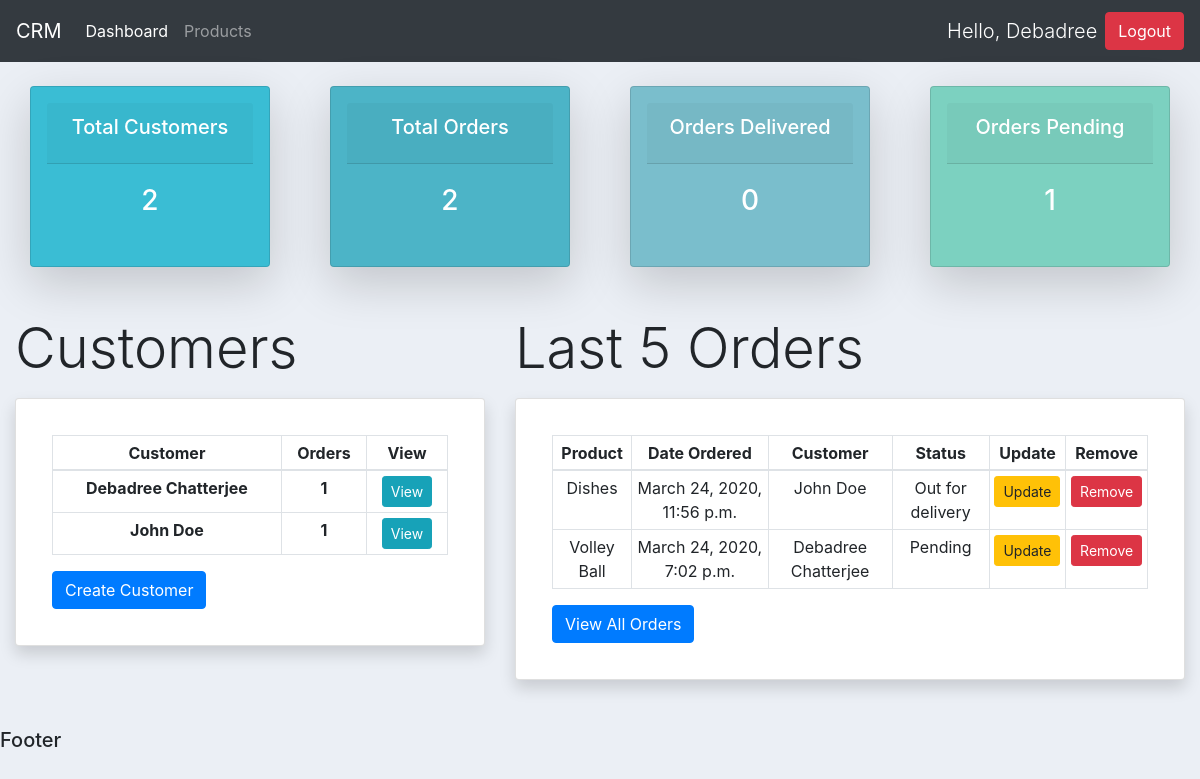
The app's page / (signed in) with its own data.
### accounts/models.py (models this page shows, shortened)
class Customer(models.Model):
	user = models.OneToOneField(User,null=True,on_delete=models.CASCADE)
	name = models.CharField(max_length=200, null=True)
	phone = models.CharField(max_length=200, null=True)
	email = models.CharField(max_length=200, null=True)
	date_created = models.DateTimeField(auto_now_add=True, null=True)
	profile_pic = models.ImageField(null=True,blank=True)
	def __str__(self):
		return self.user.first_name+' '+self.user.last_name

class Order(models.Model):
	STATUS = (
			('Pending', 'Pending'),
			('Out for delivery', 'Out for delivery'),
			('Delivered', 'Delivered'),
			)
	customer = models.ForeignKey(Customer,null=True,on_delete=models.SET_NULL)
	product = models.ForeignKey(Product,null=True,on_delete=models.SET_NULL)
	date_created = models.DateTimeField(auto_now_add=True, null=True)
	status = models.CharField(max_length=200, null=True, choices=STATUS)

class Product(models.Model):
	CATEGORY = (
			('Indoor', 'Indoor'),
			('Out Door', 'Out Door'),
			)
	name = models.CharField(max_length=200, null=True)
	price = models.FloatField(null=True)
	category = models.CharField(max_length=200, null=True, choices=CATEGORY)
	description = models.CharField(max_length=200, null=True)
	date_created = models.DateTimeField(auto_now_add=True, null=True)
	tag = models.ManyToManyField(Tag)

### accounts/decorators.py (the view)
    def wrapper_func(request,*args,**kwargs):
        group = None
        if request.user.groups.exists():
            group = request.user.groups.all()[0].name
        if group == 'customer':
            return redirect('user')
        elif group=='admin':
            return view_func(request,*args,**kwargs)

### accounts/views.py (called while the page is built)
@login_required(login_url='login')
@admin_only
def home(request):
    customers = Customer.objects.all()
    orders = Order.objects.all()
    total_customers = customers.count()
    total_orders = orders.count()
    last_5 = orders.order_by('-id')[:5]
    delivered = orders.filter(status='Delivered').count()
    pending = orders.filter(status='Pending').count()
    context = {'customers':customers,'orders':orders,'total_customers':total_customers,'total_orders':total_orders,'delivered':delivered,'pending':pending,'last_5':last_5}
    return render(request,'accounts/dashboard.html',context)

### accounts/templates/accounts/dashboard.html
{% extends 'accounts/main.html' %}
{% block content %}
{% include 'accounts/status.html' %}
<div class="row">
    <div class="col-md-5">
        <p class="display-4">Customers</h1>
        <div class="card shadow p-3 mb-5 bg-white rounded">
            <div class="card-body">
                <table class="table table-sm table-bordered text-center table-hover">
                    <thead>
                        <tr>
                            <th scope="col">Customer</th>
                            <th scope="col">Orders</th>
                            <th scope="col">View</th>
                        </tr>
                    </thead>
                    <tbody>
                        {% for customer in customers  %}
                        <tr scope="row">
                            <th>{{customer}}</th>
                            <th>{{customer.order_set.count}}</th>
                            <th><a name="" id="" class="btn btn-sm btn-info" href="{% url 'customer' customer.id %}" role="button">View</a></th>
                        </tr>
                        {% endfor %}
                    </tbody>
                </table>
                <a name="" id="" class="btn btn-primary" href="{% url 'create_customer' %}" role="button">Create Customer</a>
            </div>
        </div>
    </div>
    <div class="col-md-7">
        <p class="display-4">Last 5 Orders</h1>
        <div class="card shadow p-3 mb-5 bg-white rounded">
            <div class="card-body">
                <table class="table table-sm table-bordered text-center table-hover">
                    <thead>
                        <tr>
                            <th scope="col">Product</th>
                            <th scope="col">Date Ordered</th>
                            <th scope="col">Customer</th>
                            <th scope="col">Status</th>
                            <th scope="col">Update</th>
                            <th scope="col">Remove</th>
                        </tr>
                    </thead>
                    <tbody>
                        {% for order in last_5 %}
                        <tr scope="row">
                            <td>{{order.product.name}}</td>
                            <td>{{order.date_created}}</td>
                            <td>{{order.customer}}</td>
                            <td>{{order.status}}</td>
                            <td><a name="" id="" class="btn btn-sm btn-warning" href="{% url 'update_order' order.id %}" role="button">Update</a></td>
                            <td><a name="" id="" class="btn btn-sm btn-danger" href="{% url 'delete_order' order.id %}" role="button">Remove</a></td>
                        </tr>
                        {% endfor %}
                    </tbody>
                </table>
                <a name="" id="" class="btn btn-primary" href="{% url 'all_orders' %}" role="button">View All Orders</a>
            </div>
        </div>
    </div>
</div>
{% endblock content %}

### accounts/templates/accounts/main.html (shortened to what this page needs)
{% load static %}
<!DOCTYPE html>
<html lang="en">
<head>
    <link rel="stylesheet" href="https://stackpath.bootstrapcdn.com/bootstrap/4.4.1/css/bootstrap.min.css">
	<link rel="stylesheet" type="text/css" href="{% static '/css/main.css' %}">
</head>
<body>
    {% include 'accounts/navbar.html' %}
    <div class="container-fluid">
    {% block content %}
    {% endblock %}
    </div>
    <h5>Footer</h5>
</body>
</html>

### accounts/templates/accounts/navbar.html (shortened to what this page needs)
<nav class="navbar navbar-expand-lg navbar-dark bg-dark">
  <a class="navbar-brand" href="#">CRM</a>
  <div class="collapse navbar-collapse" id="navbarNav">
  {% if request.user.is_staff %}
    <ul class="navbar-nav mr-auto">
      <li class="nav-item {% if request.path == '/' %} active {% endif %} ">
        <a class="nav-link" href="{% url 'home' %}">Dashboard</a>
      </li>
      <li class="nav-item {% if request.path == '/products/' %} active {% endif %}">
        <a class="nav-link" href="{% url 'products' %}">Products</a>
      </li>
    </ul>
  {% endif %}
  </div>
  <span class="navbar-text mr-2 lead" style="color: white;">Hello, {{request.user.first_name}} </span>
  <a class="btn btn-danger" href="{% url 'logout' %}">Logout</a>
</nav>

### accounts/templates/accounts/status.html
<br>
<div class="row">
    <div class="col">
		<div class="col-md">
			<div class="card text-center text-white shadow-lg p-3 mb-5 rounded" id = "tc">
			  	<div class="card-header">
			  		<h5 class="card-title">Total Customers</h5>
			  	</div>
			  	<div class="card-body">
			    	<h3 class="card-title">{{total_customers}}</h3>
			  	</div>
			</div>
		</div>
	</div>
	<div class="col">
		<div class="col-md">
			<div class="card text-center text-white shadow-lg p-3 mb-5 rounded" id="total-orders">
			  	<div class="card-header">
			  		<h5 class="card-title">Total Orders</h5>
			  	</div>
			  	<div class="card-body">
			    	<h3 class="card-title">{{total_orders}}</h3>
			  	</div>
			</div>
		</div>
	</div>
	<div class="col">
		<div class="col-md">
			<div class="card text-center text-white shadow-lg p-3 mb-5 rounded" id="orders-delivered">
			  	<div class="card-header">
			  		<h5 class="card-title">Orders Delivered</h5>
			  	</div>
			  	<div class="card-body">
			    	<h3 class="card-title">{{delivered}}</h3>
			  	</div>
			</div>
		</div>
	</div>
	<div class="col">
		<div class="col-md">
			<div class="card text-center text-white shadow-lg p-3 mb-5 rounded" id="orders-pending">
			  	<div class="card-header">
			  		<h5 class="card-title">Orders Pending</h5>
			  	</div>
			  	<div class="card-body">
			    	<h3 class="card-title">{{pending}}</h3>
			  	</div>
			</div>
		</div>
	</div>
</div>

### static/css/main.css (style rules this page uses)
body { background-color: #ebeff5; }
#total-orders { background-color: #4cb4c7; }
#orders-delivered { background-color: #7abecc; }
#orders-pending { background-color: #7CD1C0; }
#tc { background-color: #3abdd4; }

### records on screen
Customer: user.last_name "Debadree Chatterjee", order_set.count "1"
Customer: user.last_name "John Doe", order_set.count "1"
Order: product.name "Dishes", date_created "March 24, 2020, 11:56 p.m.", customer "John Doe", status "Out for delivery"
Order: product.name "Volley Ball", date_created "March 24, 2020, 7:02 p.m.", customer "Debadree Chatterjee", status "Pending"

### other values on screen
{{ request.user.first_name }} "Debadree"
{{ total_customers }} "2"
{{ total_orders }} "2"
{{ delivered }} "0"
{{ pending }} "1"
